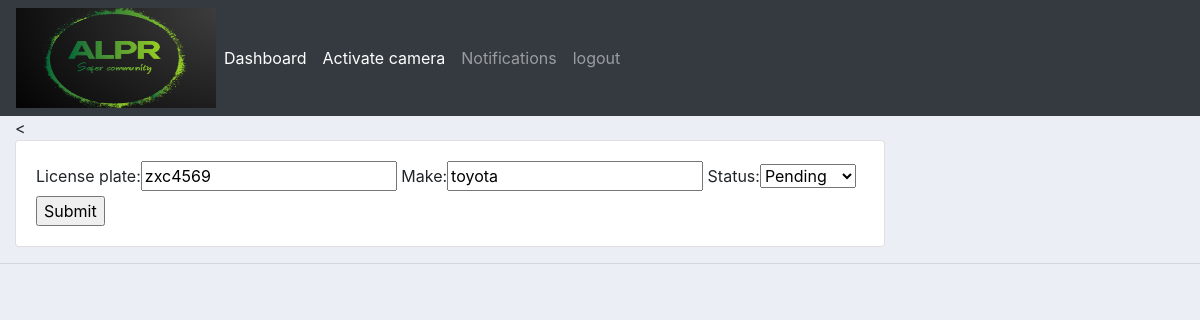
Page /update_vehicle/2 on the committed database.
### accounts/models.py (models this page shows, shortened)
class Vehicle(models.Model):
    STATUS = (
            ('Pending', 'Pending'),
            ('Approved', 'Approved'),
            )
    license_plate = models.CharField(max_length=50, null=True)
    make = models.CharField(max_length=50, null=True)
    status = models.CharField(max_length=200, null=True, choices=STATUS)

### accounts/views.py (the view)
# urls.py: path('update_vehicle/<str:pk>', views.updateVehicle, name="update_vehicle"),
def updateVehicle(request,pk):
    vehicle = Vehicle.objects.get(id=pk)
    form = AddVehicleForm(instance=vehicle)
    if request.method == 'POST':
        form = AddVehicleForm(request.POST, instance=vehicle)
        if form.is_valid():
            form.save()
            return redirect('/')
    context = {'form':form}
    return render(request, 'accounts/add_vehicle.html', context)

### accounts/forms.py
class AddVehicleForm(ModelForm):
    class Meta:
        model = Vehicle
        fields = '__all__' # ['License_Plate', 'Make', 'Status', 'Update', 'Remove']

### accounts/templates/accounts/add_vehicle.html (shortened to what this page needs)
{%  extends 'accounts/main.html' %}
{% load static %}
{% block content %}
<
<div class="row">
	<div class="col-md-9">
		<div class="card card-body">
			<form action="" method="POST">
				{{form}}
				<input type="submit" name="Submit">
			</form>
		</div>
	</div>
</div>
{% endblock %}

### static/css/main.css (style rules this page uses)
body { background-color: #ebeff5; }

### rows in the picture
Vehicle: license_plate "zxc4569", make "toyota", status "Pending"
